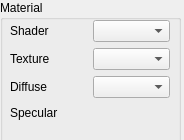
<?xml version="1.0" encoding="UTF-8"?>
<ui version="4.0">
 <class>MaterialInspector</class>
 <widget class="QWidget" name="MaterialInspector">
  <property name="geometry">
   <rect>
    <x>0</x>
    <y>0</y>
    <width>184</width>
    <height>140</height>
   </rect>
  </property>
  <property name="windowTitle">
   <string>Form</string>
  </property>
  <widget class="QGroupBox" name="groupBox">
   <property name="geometry">
    <rect>
     <x>0</x>
     <y>0</y>
     <width>181</width>
     <height>151</height>
    </rect>
   </property>
   <property name="title">
    <string>Material</string>
   </property>
   <property name="alignment">
    <set>Qt::AlignLeading|Qt::AlignLeft|Qt::AlignTop</set>
   </property>
   <widget class="QWidget" name="gridLayoutWidget">
    <property name="geometry">
     <rect>
      <x>10</x>
      <y>20</y>
      <width>160</width>
      <height>101</height>
     </rect>
    </property>
    <layout class="QGridLayout" name="gridLayout">
     <item row="0" column="0">
      <widget class="QLabel" name="label">
       <property name="text">
        <string>Shader</string>
       </property>
      </widget>
     </item>
     <item row="1" column="0">
      <widget class="QLabel" name="label_2">
       <property name="text">
        <string>Texture</string>
       </property>
      </widget>
     </item>
     <item row="0" column="1">
      <widget class="QComboBox" name="comboBox"/>
     </item>
     <item row="1" column="1">
      <widget class="QComboBox" name="comboBox_2"/>
     </item>
     <item row="2" column="0">
      <widget class="QLabel" name="label_3">
       <property name="text">
        <string>Diffuse</string>
       </property>
      </widget>
     </item>
     <item row="3" column="0">
      <widget class="QLabel" name="label_4">
       <property name="text">
        <string>Specular</string>
       </property>
      </widget>
     </item>
     <item row="2" column="1">
      <widget class="QComboBox" name="comboBox_3"/>
     </item>
    </layout>
   </widget>
  </widget>
 </widget>
 <resources/>
 <connections/>
</ui>
